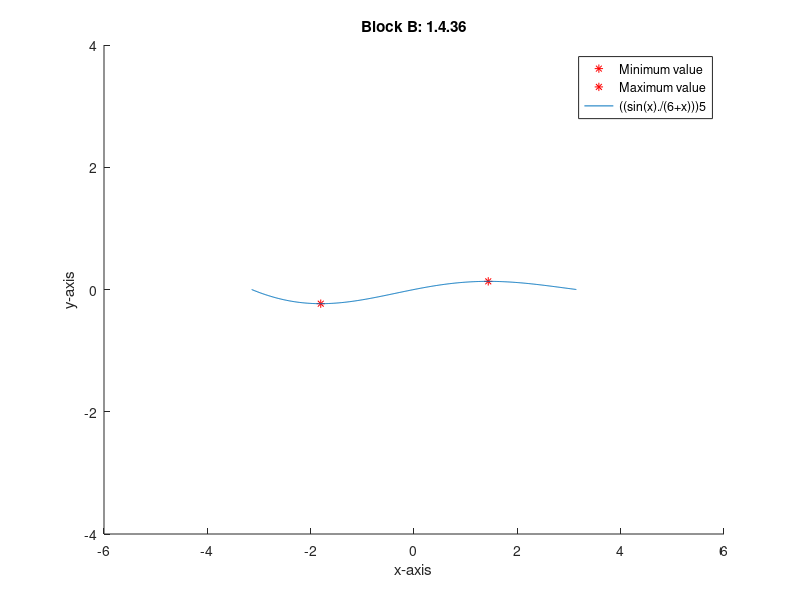

This figure's MATLAB source:
% plot graph
hold on
f = @(x) ((sin(x)./(6+x)));    %initial function
g = @(x) -(f(x));              %flip graph
minb = fminbnd(f, -pi, pi);    %values of x,y + set minimum
maxb = fminbnd(g, -pi, pi);    %values of x,y + set maximum
plot(minb, f(minb), 'r*')      %set red star to min
plot(maxb, f(maxb), 'r*')      %same but max
fplot(f,[-pi,pi]);             %draw the curve
hold off

% print points
fprintf("min: [%f, %f]\n", minb, f(minb))
fprintf("max: [%f, %f]\n", maxb, f(maxb))

% style
axis([-6 6 -4 4])
title('Block B: 1.4.36')
legend("Minimum value", "Maximum value", "((sin(x)./(6+x)))5")
xlabel('x-axis') 
ylabel('y-axis') 